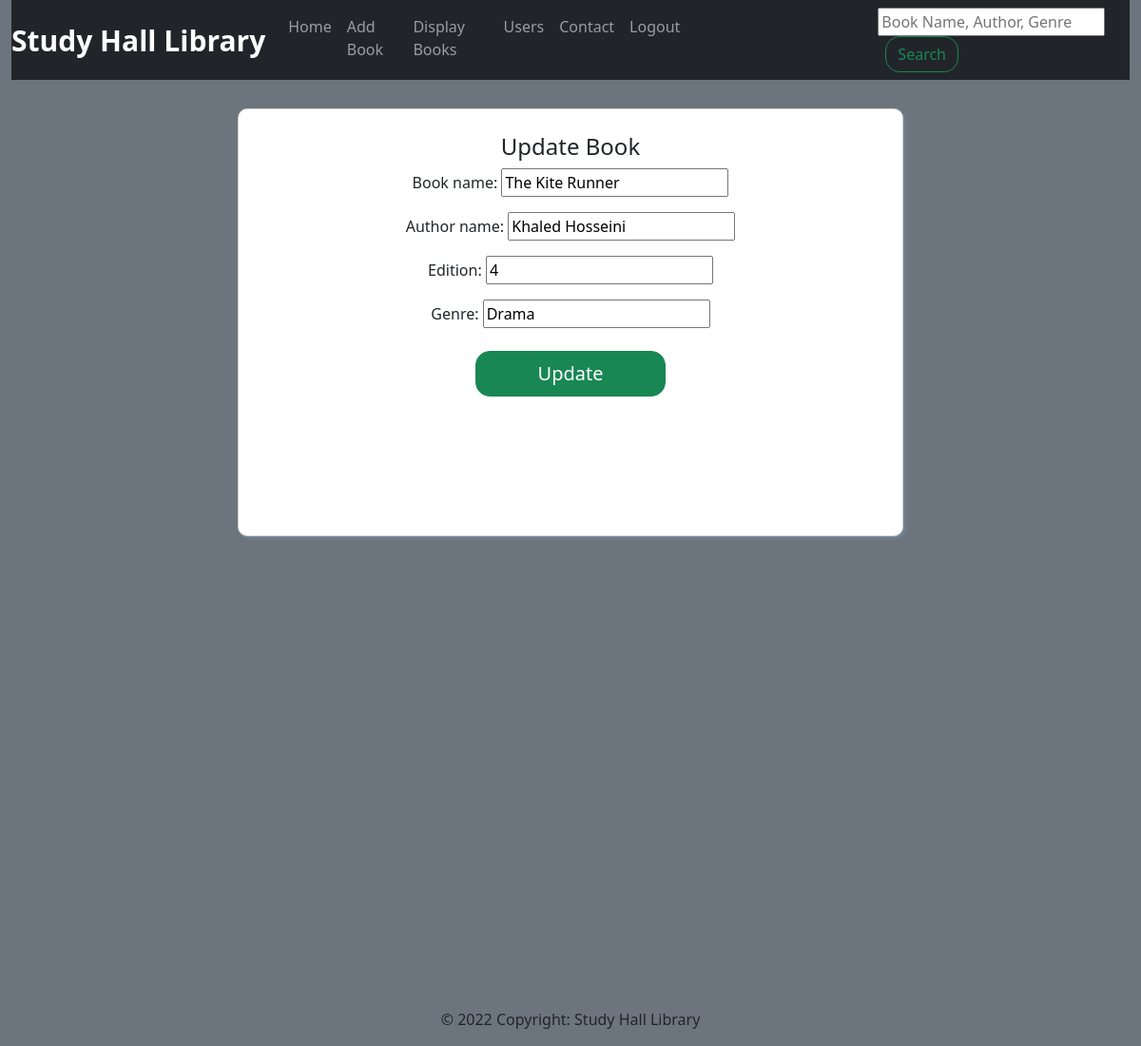
/app1/updatebook/1/ (signed in), run on the app's committed database.
### app1/models.py (models this page shows, shortened)
class Book(models.Model):
    book_name=models.CharField(max_length=100)
    author_name=models.CharField(max_length=50)
    edition=models.CharField(max_length=10)
    genre=models.CharField(max_length=20)

### app1/views.py (the view)
# urls.py: path('updatebook/<int:id>/', views.updatebook, name='updatebook'),
def updatebook(request,id):
    if request.session.has_key('username'):
        book = Book.objects.get(id=id)
        form = Bookform()
        if request.method == "POST":
            form = Bookform(request.POST, instance=book)
            if form.is_valid():
                form.save()
                messages.success(request,"Book Updated")
                return redirect("displaybooks")
        else:
            book = Book.objects.get(id=id)
            form = Bookform(instance=book)
            context = {'form' : form}
            return render(request,"updatebook.html", context)
    else:
        messages.info(request,"Please login to continue")
        return redirect('login')

### app1/forms.py
class Bookform(forms.ModelForm):
    class Meta:
        model = Book
        fields ="__all__"

### app1/templates/updatebook.html (shortened to what this page needs)
{% extends 'base.html' %}
{% block content %}
<div class="container">
    <h4 class="heading text-center">Update Book</h4>
    <form action="" method="post" class="form-outline mb-4 text-center">
        {{form.as_p}}
        <input type="submit" value="Update" class="btn btn-success btn-lg text-center updatebtn">
    </form>
</div>
{% endblock %}

### app1/templates/updatebook.html (style rules this page uses)
.container { max-width: 700px; height: 450px; box-sizing: border-box; background-color: white; margin: auto; padding: auto; margin-top: 30px; border: 1px solid lightgrey; border-radius: 10px; box-shadow: 2px 2px 3px lightslategray; }
.heading { margin-top: 25px; }
.btn { margin: 8px; border-radius: 15px; }
.updatebtn { width: 200px; margin-bottom: 10px; }

### data on the page
Book: book_name "The Kite Runner", author_name "Khaled Hosseini", edition "4", genre "Drama"
